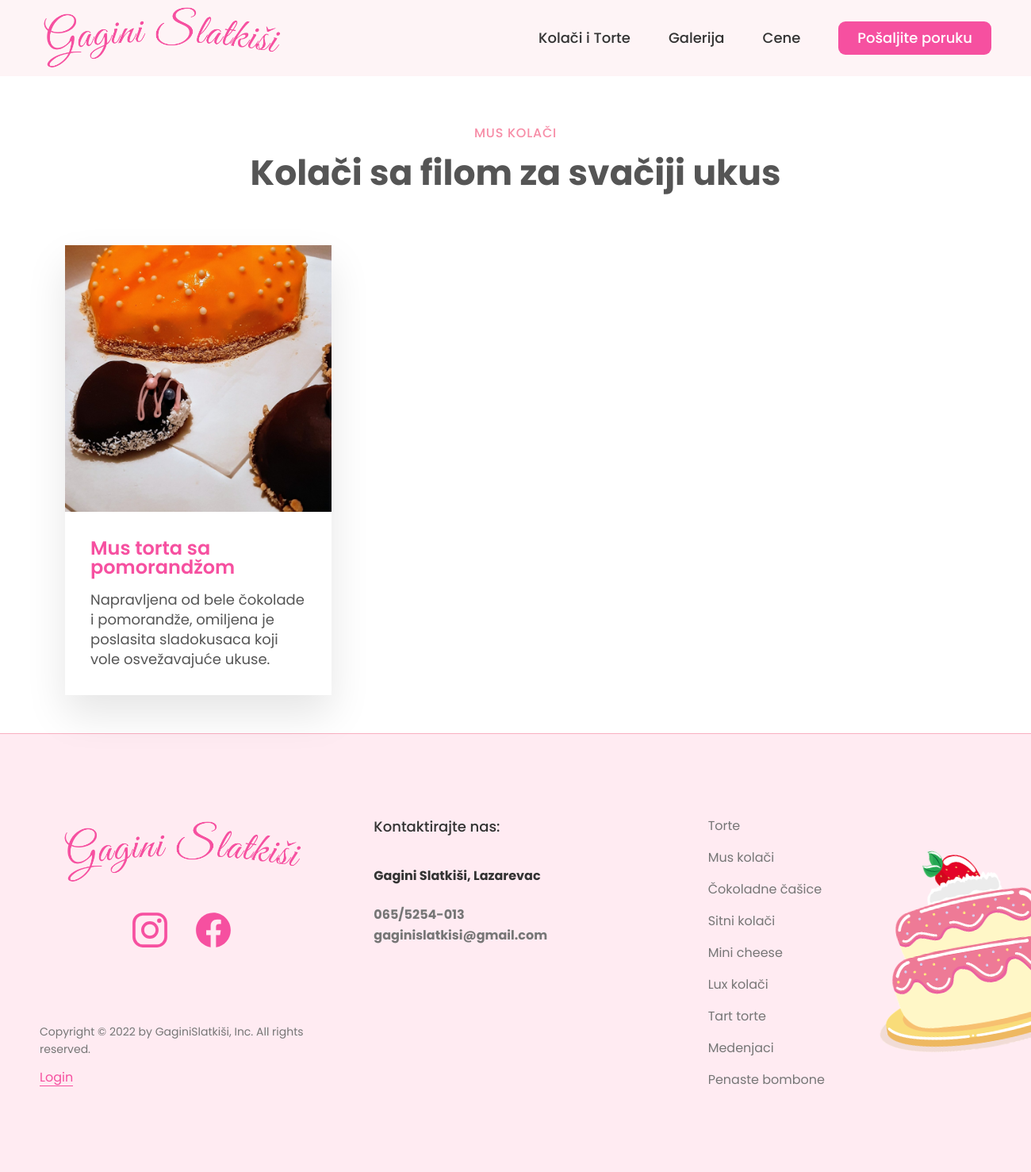
/section/Mus, run on the app's committed database.
### main.py (models this page shows)
class Mus(db.Model):
    id = db.Column(db.Integer, primary_key=True)
    sweetie_name = db.Column(db.String(250), nullable=False)
    description_text = db.Column(db.Text, nullable=False)
    sweetie_img = db.Column(db.String(250), nullable=False)

### main.py (the view)
@app.route('/section/<sweetie>', methods=["POST", "GET"])
def section(sweetie):
  form = SweetieAddForm()
  if sweetie == "Torte":
    subheading = "Torte"
    secondary_heading = "Torte za sve prilike i događaje"
    all_sweeties = db.session.query(Torte).all()
    SweetieHandle.sweetie_handle(Torte, form)
  elif sweetie == "Mus":
    subheading = "Mus Kolači"
    secondary_heading = "Kolači sa filom za svačiji ukus"
    all_sweeties = db.session.query(Mus).all()
    SweetieHandle.sweetie_handle(Mus, form)
  elif sweetie == "Casice":
    subheading = "Čokoladne Čašice"
    secondary_heading = "Čokoladna radost za jako probirljive"
    all_sweeties = db.session.query(Casice).all()
    SweetieHandle.sweetie_handle(Casice, form)
  elif sweetie == "Sitni":
    subheading = "Sitni Kolači"
    secondary_heading = "Kolači idealni za sve"
    all_sweeties = db.session.query(Sitni).all()
    SweetieHandle.sweetie_handle(Sitni, form)
  elif sweetie == "Mini":
    subheading = "Mini Cheese"
    secondary_heading = "Osvežavajući mini zalogaji"
    all_sweeties = db.session.query(Mini).all()
    SweetieHandle.sweetie_handle(Mini, form)
  elif sweetie == "Lux":
    subheading = "Lux kolači"
    secondary_heading = "Želite najbolje za sebe?! Na pravom ste mestu!"
    all_sweeties = db.session.query(Lux).all()
    SweetieHandle.sweetie_handle(Lux, form)
  elif sweetie == "Tart":
    subheading = "Tart Torte"
    secondary_heading = "Torte za sladokusce kojima nikad nije dovoljno fila"
    all_sweeties = db.session.query(Tart).all()
    SweetieHandle.sweetie_handle(Tart, form)
  elif sweetie == "Medenjaci":
    subheading = "Medenjaci"
    secondary_heading = "Ukrasite Vašu svakodnevnicu sa neobičnim medenjacima"
    all_sweeties = db.session.query(Medenjaci).all()
    SweetieHandle.sweetie_handle(Medenjaci, form)
  elif sweetie == "Bombone":
    subheading = "Bombone"
    secondary_heading = "Penaste bombone za radost najmlađih"
    all_sweeties = db.session.query(Bombone).all()
    SweetieHandle.sweetie_handle(Bombone, form)
  return render_template("section.html", form=form, all_sweeties=all_sweeties, sweetie = sweetie, subheading = subheading, secondary_heading = secondary_heading, admin=current_user)

### main.py (called while the page is built)
  def sweetie_handle(type_of_sweetie, form):
    if form.validate_on_submit():
      if request.files:
        image = request.files["sweetie-img"]
        image.save(os.path.join(app.config["IMAGE_UPLOADS"], image.filename))
      new_sweetie = type_of_sweetie(sweetie_name = form.sweetie_name_form.data, description_text = form.description_text_form.data, sweetie_img = image.filename)
      db.session.add(new_sweetie)
      db.session.commit()

### templates/section.html (shortened to what this page needs)
{% block content %}
{% include "nav.html" %}
<body class = "margin-sticky">
    <main>
      <div class="container center-text sweetie-subheading">
        <span class="subheading">{{ subheading }}</span>
        <h3 class="heading-sweete">
          {{ secondary_heading }}
        </h3>
      </div>
      <div class="container grid grid--3-cols margin-bottom-md">
        {% for sweeties in all_sweeties %}
        <div class="slatkis-ingredients">
          <img
            src="../static/img/uploads/{{ sweeties.sweetie_img }}"
            alt="Slika čokoladne torte, ukrašena sa jagodama."
            class="ingredients-img"
          />
          <div class="ingredients-content">
            <p class="ingredients-title">{{sweeties.sweetie_name}}</p>
            <ul class="ingredients-attributes">
              <li class="ingredients-attribute">
                <span>{{ sweeties.description_text }}</span>
              </li>
            </ul>
          </div>
        </div>
        {% endfor %}
      </div>
    </main>
  </body>
</html>
 {% include "footer.html"%} {% endblock %}

### static/css/general.css (style rules this page uses)
* { padding: 0; margin: 0; box-sizing: border-box; }
html { font-size: 62.5%; overflow-x: hidden; }
body { font-family: "Poppins", sans-serif; line-height: 1; font-weight: 400; color: #555; overflow-x: hidden; }
.container { max-width: 120rem; margin: 0 auto; padding: 0 3.2rem; }
.grid { display: grid; column-gap: 6.4rem; row-gap: 9.6rem; }
.grid--3-cols { grid-template-columns: repeat(3, 1fr); }
.heading-sweete { font-size: 4.4rem; line-height: 1.2; margin-bottom: 6.4rem; }
.subheading { display: block; font-size: 1.6rem; font-weight: 500; color: #f78da7; text-transform: uppercase; margin-bottom: 1.6rem; letter-spacing: 0.75px; }
.margin-bottom-md { margin-bottom: 4.8rem !important; }
.center-text { text-align: center; }
.sweetie-subheading { padding: 6.4rem 0 0 0; }

### static/css/styles.css (style rules this page uses)
.slatkis-ingredients { box-shadow: 0 2.4rem 4.8rem rgba(0, 0, 0, 0.1); overflow: hidden; }
.ingredients-content { padding: 3.2rem 3.2rem 3.2rem 3.2rem; }
.ingredients-title { font-size: 2.4rem; color: #f650a0; font-weight: 600; margin-bottom: 1.6rem; }
.ingredients-attributes { display: flex; list-style: none; flex-direction: column; gap: 1.8rem; }
.ingredients-attribute { display: flex; align-items: center; font-size: 1.8rem; line-height: 1.4; gap: 1.6rem; }
.ingredients-img { width: 100%; }

### data on the page
Mus: sweetie_img (picture), sweetie_name "Mus torta sa pomorandžom", description_text "Napravljena od bele čokolade i pomorandže, omiljena je poslasita sladokusaca koji vole osvežavajuće ukuse."

### other printed values
{{ subheading }} "MUS KOLAČI"
{{ secondary_heading }} "Kolači sa filom za svačiji ukus"
